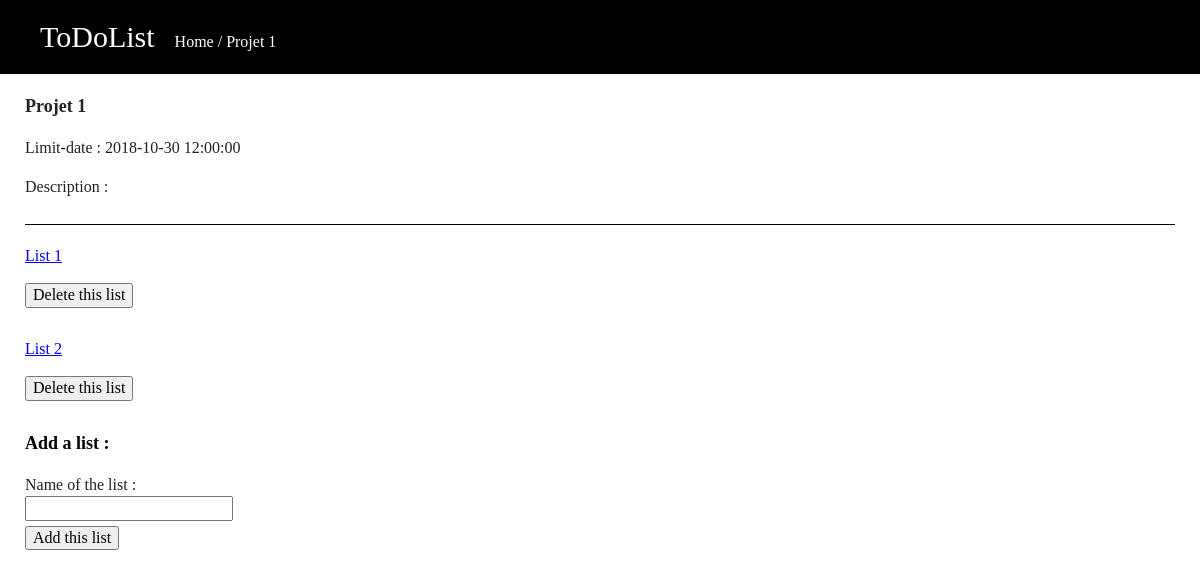
The page /php/project.php?projectid=8 on the database its author committed.
### tables this page shows
CREATE TABLE `projects` (
  `id` int(11) NOT NULL,
  `name` varchar(255) NOT NULL,
  `description` text NOT NULL,
  `date_limit` datetime NOT NULL
);

CREATE TABLE `lists` (
  `id` int(11) NOT NULL,
  `id_project` int(11) NOT NULL,
  `name` varchar(255) NOT NULL
);

### php/project.php (the view, shortened to what this page needs)
<!doctype html>
<html class="no-js" lang="fr">
<head>
  <link rel="stylesheet" href="../css/normalize.css">
  <link rel="stylesheet" href="../css/main.css">
</head>
<body>
  <?php
    include 'bdd_connection.php';
    $project_id = (int)htmlspecialchars($_GET['projectid']);
    if (isset($project_id) && !empty($project_id)) {
      $req = $bdd->prepare('SELECT * FROM projects WHERE id = :id');
      $req->execute(array(
        'id' => $project_id
      ));
      $data = $req->fetch();
    ?>
      <header class='navbar'>
        <ul>
          <li class='logo'>ToDoList</li>
          <li class='breadcrumb'><a href="../index.php">Home</a> / <?php echo $data['name']; ?></li>
        </ul>
      </header>
      <div class="project">
        <p class="nameProject"><?php echo $data['name']; ?></p>
        <p>Limit-date : <?php echo $data['date_limit']; ?></p>
        <p>Description : <?php echo $data['description']; ?></p>
      </div>
    <?php
      $req = $bdd->prepare('SELECT * FROM lists WHERE id_project = :id_project ORDER BY name');
      $req->execute(array(
        'id_project' => $project_id
      ));
      while ($data = $req->fetch() ) {
        ?>
        <div class="list">
          <p><a href="list.php?projectid=<?php echo $project_id; ?>&amp;listid=<?php echo $data['id']; ?>"><?php echo $data['name']; ?></a></p>
          <form action="project.php?projectid=<?php echo $project_id; ?>" method="post">
            <input type="submit" name="delete_this_list" value="Delete this list">
          </form>
        </div>
        <?php
      }
     ?>
      <form class="addList" action="project.php?projectid=<?php echo $project_id; ?>" method="post">
      <p>Add a list :</p>
      <label for="name_list">Name of the list :</label><br /><input id="name_list" type="text" name="name_list" value=""><br />
      <input type="submit" name="add_list" value="Add this list">
      </form>
    <?php
  } else {
      header('Location: ../index.php');
  }
   ?>
</body>
</html>

### css/main.css (style rules this page uses)
html { color: #222; font-size: 1em; line-height: 1.4; }
.navbar { background-color: black; display: flex; }
.navbar > ul { list-style: none; display: flex; align-items: baseline; color: white; }
.logo { margin-right: 20px; font-size: 30px; }
.breadcrumb > a { text-decoration: none; color: white; }
.project { margin: 20px 25px; padding-bottom: 10px; border-bottom: solid 1px black; }
.project > p > a, .addProject > p, .addList > p, .addTask > p { text-decoration: none; font-size: 18px; font-weight: bold; color: black; }
.addProject, .addList, .addTask { margin: 20px 25px; }
.addProject > input, .addList > input, .addTask > input { margin-bottom: 5px; }
.nameProject, .nameList { font-size: 18px; font-weight: bold; }
.list { margin: 20px 25px; padding-bottom: 10px; }

### rows shown on the page
projects: name "Projet 1", date_limit "2018-10-30 12:00:00"
lists: name "List 1"
lists: name "List 2"
